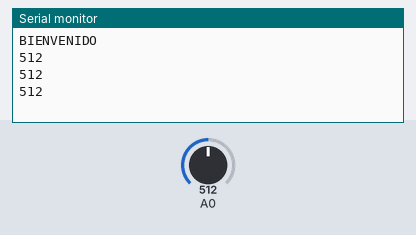
Bench run of a sketch on a simulated Arduino Uno, built with avr-gcc and run on an emulated ATmega328P. Parts: the last lines printed to the serial monitor. The test bench sets the inputs (shaded band); at power-on: A0 = 512.

Above: at 1.3 s.
1.4 s: A0 set to 716
At 1.9 s:
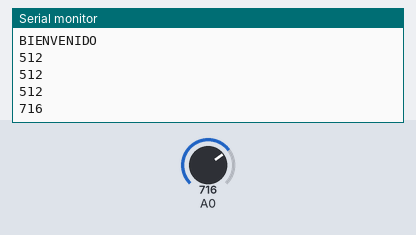
2.9 s: A0 set to 900
At 3.4 s:
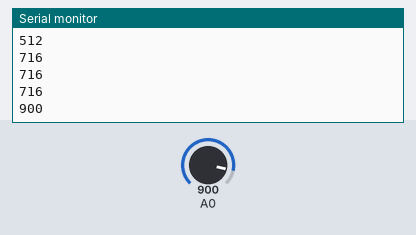
Timing chart, 0 to 5.9 s (numbered marks = the images above; inputs shaded):
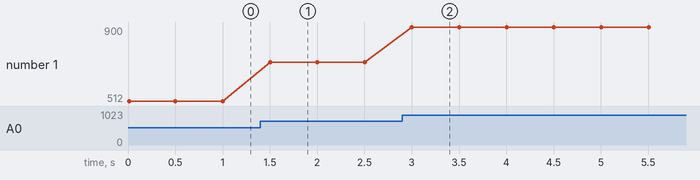

Measured:
- after the input at 1.4 s, the serial monitor: prints a new line after 0.10 s (image 1)
- after the input at 2.9 s, the serial monitor: prints a new line after 0.10 s (image 2)
- plotted number 1: 512 → 716 after the input at 1.4 s, 716 → 900 after the input at 2.9 s

The sketch:

ard_1.ino
```cpp
int entrada;
void setup() {
 Serial.begin(9600);
 Serial.println("BIENVENIDO");
}

void loop(){
  entrada = analogRead(0);
  Serial.println(entrada);
  delay(500);
}
```

example5_1.c
```cpp
// (licence header left out)
#include <stdio.h>
#include<string.h>
int POINTS(int, int);
main()
{
char PER[15], DEN[15], AUS[15], FRA[15];

unsigned short int SCORE1PER, SCORE1DEN, SCORE1AUS, SCORE1FRA;
unsigned short int SCORE2PER, SCORE2DEN, SCORE2AUS, SCORE2FRA;
unsigned short int SCORE3PER, SCORE3DEN, SCORE3AUS, SCORE3FRA;

unsigned short int POINTSPER, POINTSDEN, POINTSAUS, POINTSFRA;

printf("Ingrese el nombre de cada uno de los equipos:\n");
printf("El nombre de PER es:\n");
scanf("%s", &PER);
printf("El nombre de DEN es:\n");
scanf("%s", &DEN);
printf("El nombre de AUS es:\n");
scanf("%s", &AUS);
printf("El nombre de FRA es:\n");
scanf("%s", &FRA);

printf("Ingrese el marcador de los resultados del Grupo C:\n");
// Primera jornada
printf("Resultado del partido %s-%s:\n", FRA, AUS);
scanf("%u", &SCORE1FRA);//2
scanf("%u", &SCORE1AUS);//1

printf("Resultado del partido %s-%s:\n", PER, DEN);
scanf("%u", &SCORE1PER);//0
scanf("%u", &SCORE1DEN);//1

// Segunda jornada
printf("Resultado del partido %s-%s:\n", DEN, AUS);
scanf("%u", &SCORE2DEN);//1
scanf("%u", &SCORE2AUS);//1

printf("Resultado del partido FRANCE-%s:\n", PER);
scanf("%u", &SCORE2FRA);//1
scanf("%u", &SCORE2PER);//0

// Tercera jornada
printf("Resultado del partido %s-%s:\n", AUS, PER);
scanf("%u", &SCORE3AUS);//
scanf("%u", &SCORE3PER);//

printf("Resultado del partido %s-FRANCE:\n", DEN);
scanf("%u", &SCORE3DEN);
scanf("%u", &SCORE3FRA);

// Calculando los puntajes
POINTSPER = POINTS(SCORE1PER,SCORE1DEN) + POINTS(SCORE2PER,SCORE2FRA) + POINTS(SCORE3PER,SCORE3AUS);
POINTSDEN = POINTS(SCORE1DEN,SCORE1PER) + POINTS(SCORE2DEN,SCORE2AUS) + POINTS(SCORE3DEN,SCORE3FRA);
POINTSAUS = POINTS(SCORE1AUS,SCORE1FRA) + POINTS(SCORE2AUS,SCORE2DEN) + POINTS(SCORE3AUS,SCORE3PER);
POINTSFRA = POINTS(SCORE1FRA,SCORE1AUS) + POINTS(SCORE2FRA,SCORE2PER) + POINTS(SCORE3FRA,SCORE3DEN);

// Mostrando resultados de cada partido
printf("Grupo C:\n");
printf("\t %s \t %s \t %s \t %s\n", PER, FRA, AUS, DEN);
printf("%s\t- %s\t&\t %s\t- %s\n", PER, DEN, FRA, AUS);
printf("%u\t- %u\t&\t %u\t- %u\n", SCORE1PER, SCORE1DEN, SCORE1FRA, SCORE1AUS);

printf("%s\t- %s\t&\t %s\t- %s\n", PER, FRA, DEN, AUS);
printf("%u\t- %u\t&\t %u\t- %u\n", SCORE1PER, SCORE1FRA, SCORE1DEN, SCORE1AUS);

printf("%s\t- %s\t&\t %s\t- %s\n", PER, AUS, DEN, FRA);
printf("%u\t- %u\t&\t %u\t- %u\n", SCORE1PER, SCORE1AUS, SCORE1DEN, SCORE1FRA);

// Calculando el orden de mérito (Método de la burbuja)
/*for (i = 0; i < 4; i++)
    scanf("%d", &array[c]);

  for (c = 0 ; c < n - 1; c++)
  {
    for (d = 0 ; d < n - c - 1; d++)
    {
      if (array[d] > array[d+1]) // For decreasing order use <
      {
        swap       = array[d];
        array[d]   = array[d+1];
        array[d+1] = swap;
      }
    }
  }
*/
// Mostrando la tabla acumulada
printf("Tabla acumulada del Grupo C:\n");
printf("%s %u\n%s %u\n%s %u\n%s %u\n", PER, POINTSPER, DEN, POINTSDEN, FRA, POINTSFRA, AUS, POINTSFRA);
}

// Función que calcula los puntos de algún partido.
int POINTS(int SCORE1, int SCORE2){
	if(SCORE1>SCORE2){
		return 3;
	}

	else if(SCORE1<SCORE2){
		return 0;
	}
	else return 1;
}

// Nota: Se puede usar arreglos para cada país.
```

example6_1.c
```cpp
/*	summing.c --suma enteros dados de forma interactiva	*/
#include <stdio.h>
main()
{
	long num;
	long sum = 0L;	/* inicializa sum a cero */
	int status, i=1;

	printf("Ingrese un número a ser sumado (q para terminar):\n");
	status = scanf("%ld", &num);	// reconoce al long.
	while (status==1)	/* == es decir, "es igual a" */
	{
		sum = sum + num;
		i = i + 1;
		printf("Ingrese el siguiente entero a sumar.");
		printf("Ingrese q para terminar.\n");
		status=scanf("%ld", &num);
	}
	float prom = (float)sum / i;
	printf("Estos enteros suma %ld.\n", sum);
	printf("El promedio es %.2f.\n", prom);
}
/*	quiere decir 1 distinto de cero
	las sentencias va entre llaves.
*/
```

example6_2.c
```cpp
/* when.c -- cuando un loop termina */
#include <stdio.h>
main()
{
	int n=5;
	while (n<9)
	{
		printf("n=%d\n", n);		/* line 7*/
		n++;						/* line 10*/
		printf("Ahora n = %d\n",n);/* line 11*/
	}
}
```

example6_3.c
```cpp
/* sweetie1.c un loop de conteo usando while */
#include <stdio.h>
#define NUMBER 22
main()
{
	int count = 1;	/* initialization */
	while (count<=NUMBER)	/* test*/
	{
		printf("Be my Valentine!\n");
		count++;
		/* update count*/
	}
}
/*
El programa no sabe cuando parar, eso ocurre con el while.
*/
```

example6_4.c
```cpp
/* sweetie2.c un loop de conteo usando for*/
#include <stdio.h>
#define NUMBER 22
main(){
	int count = 1;

	for(count=1; count<=NUMBER; count++){
		printf("Be my Valentine!\n");
	}
}
```

example6_5.c
```cpp
/* postage.c tarifa postales de primera clase */
#include <stdio.h>
#define FIRST 25
#define NEXT 20
main()
{
	int ounces, cost;

	printf("ounces, cost\n");
	for(ounces=1, cost=FIRST;ounces<=56;ounces++, cost+=NEXT)
		printf("%5d %7d\n", ounces, cost);
}
```

example6_6.c
```cpp
/* rows.c using dependet nest loops*/
#include <stdio.h>
#define ROWS 6
#define CHARS 6
main()
{
	int row;
	char ch;

	for (row=0; row< ROWS; row++)
	{
		for(ch='A'; (ch+CHARS)>'A'; ch++)
		printf("%c", ch);
		printf("\n");
	}
}
```

example6_8.c
```cpp
/* power.c raises number to integer power*/
#include <stdio.h>
double power(double, int);	/* ANSII prototype*/
main()
{
	double x, xpow;
	int n;

	printf("Enter a number and the positive integer power");
	printf("to which\nthe numer will be raised. Enter q");
	printf(" to quit\n");
	while(scanf("%lf%d", &x, &n)==2)	//debe entrar dos valores.
	{
		xpow=power(x,n);	//function call
		printf("%.3e to the power %d is %.3e \n", x, n, xpow);
	}
}

double power(double a, int b)	//solo deben entrar dos números.
{
	double pow = 1;
	int i;
	for(i=1; i<=b; i++)
	pow*=a;
	return pow;		//return the value of pow
}
```

tarea7_1.c
```cpp
/**
 * \file C07E01.c
 * \author Henrik Samuelsson
 */
#include <stdio.h>
#include <stdlib.h>

/**
 * \brief Counts different types of characters in the user input.
 * \note It was necessary to press enter after the # on the system
 *       where this program was tested. The reason for this is
 *       probably because the input stream is buffered and enter
 *       will flush the buffer.
 * \return 0 upon successful execution.
 */
int main(void)
{
	int newlines, spaces, others;
	char ch;

	newlines = 0;
	spaces = 0;
	others = 0;

	// Check what the user enters until a # is found.
	while ((ch = getchar()) != '#')
	{
		if(ch == '\n')
			newlines++;
		else if(ch == ' ')
			spaces++;
		else
			others++;
	}

	// Present data about the input.
	printf("Found %d newlines, %d spaces and %d other characters.",
			newlines, spaces, others);

	return EXIT_SUCCESS;
}
```
